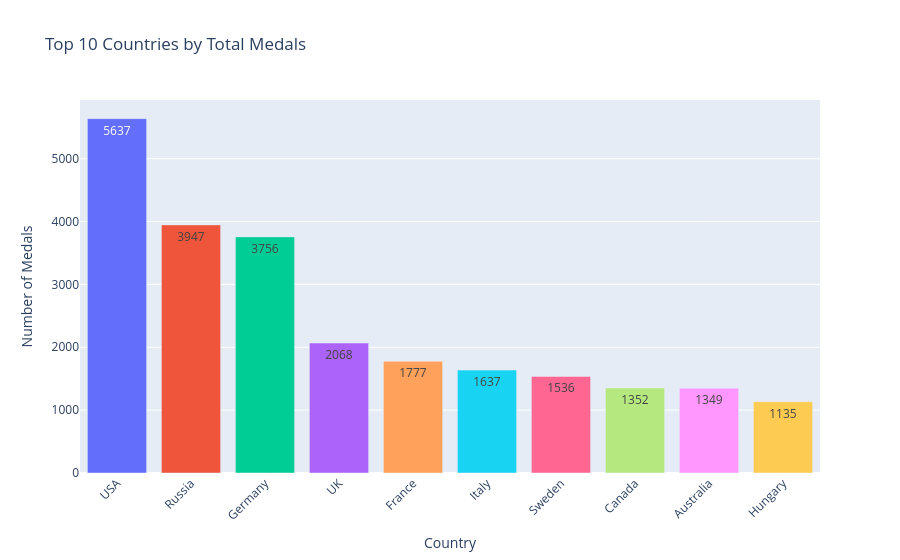

Notebook code for this chart:
### Markdown cell above
## Countries analysis

### Code cell
import plotly.express as px
# Get top 10 countries by total medals
top_countries =(medalists.groupby('region')  # group by full country name
    .size()                      # count medals
    .sort_values(ascending=False)
    .head(10)
    .reset_index(name='Medals'))

# Create interactive bar chart
fig = px.bar(
    top_countries,
    x='region',       # country names
    y='Medals',
    text='Medals',    # display numbers on top automatically
    color='region',   # each country has a different color
    title='Top 10 Countries by Total Medals'
)
# Update layout for better readability
fig.update_layout(
    xaxis_title='Country',
    yaxis_title='Number of Medals',
    xaxis_tickangle=-45,
    showlegend=False
)

### Figure 1 — Plotly figure (JSON) as saved in the notebook; plotly's stock layout.template omitted (floating-point values rounded to 4 significant figures)
{"data": [{"hovertemplate": "region=%{x}<br>Medals=%{text}<extra></extra>", "legendgroup": "USA", "marker": {"color": "#636efa", "pattern": {"shape": ""}}, "name": "USA", "orientation": "v", "showlegend": true, "text": [5637.0], "textposition": "auto", "type": "bar", "x": ["USA"], "xaxis": "x", "y": [5637], "yaxis": "y"}, {"hovertemplate": "region=%{x}<br>Medals=%{text}<extra></extra>", "legendgroup": "Russia", "marker": {"color": "#EF553B", "pattern": {"shape": ""}}, "name": "Russia", "orientation": "v", "showlegend": true, "text": [3947.0], "textposition": "auto", "type": "bar", "x": ["Russia"], "xaxis": "x", "y": [3947], "yaxis": "y"}, {"hovertemplate": "region=%{x}<br>Medals=%{text}<extra></extra>", "legendgroup": "Germany", "marker": {"color": "#00cc96", "pattern": {"shape": ""}}, "name": "Germany", "orientation": "v", "showlegend": true, "text": [3756.0], "textposition": "auto", "type": "bar", "x": ["Germany"], "xaxis": "x", "y": [3756], "yaxis": "y"}, {"hovertemplate": "region=%{x}<br>Medals=%{text}<extra></extra>", "legendgroup": "UK", "marker": {"color": "#ab63fa", "pattern": {"shape": ""}}, "name": "UK", "orientation": "v", "showlegend": true, "text": [2068.0], "textposition": "auto", "type": "bar", "x": ["UK"], "xaxis": "x", "y": [2068], "yaxis": "y"}, {"hovertemplate": "region=%{x}<br>Medals=%{text}<extra></extra>", "legendgroup": "France", "marker": {"color": "#FFA15A", "pattern": {"shape": ""}}, "name": "France", "orientation": "v", "showlegend": true, "text": [1777.0], "textposition": "auto", "type": "bar", "x": ["France"], "xaxis": "x", "y": [1777], "yaxis": "y"}, {"hovertemplate": "region=%{x}<br>Medals=%{text}<extra></extra>", "legendgroup": "Italy", "marker": {"color": "#19d3f3", "pattern": {"shape": ""}}, "name": "Italy", "orientation": "v", "showlegend": true, "text": [1637.0], "textposition": "auto", "type": "bar", "x": ["Italy"], "xaxis": "x", "y": [1637], "yaxis": "y"}, {"hovertemplate": "region=%{x}<br>Medals=%{text}<extra></extra>", "legendgroup": "Sweden", "marker": {"color": "#FF6692", "pattern": {"shape": ""}}, "name": "Sweden", "orientation": "v", "showlegend": true, "text": [1536.0], "textposition": "auto", "type": "bar", "x": ["Sweden"], "xaxis": "x", "y": [1536], "yaxis": "y"}, {"hovertemplate": "region=%{x}<br>Medals=%{text}<extra></extra>", "legendgroup": "Canada", "marker": {"color": "#B6E880", "pattern": {"shape": ""}}, "name": "Canada", "orientation": "v", "showlegend": true, "text": [1352.0], "textposition": "auto", "type": "bar", "x": ["Canada"], "xaxis": "x", "y": [1352], "yaxis": "y"}, {"hovertemplate": "region=%{x}<br>Medals=%{text}<extra></extra>", "legendgroup": "Australia", "marker": {"color": "#FF97FF", "pattern": {"shape": ""}}, "name": "Australia", "orientation": "v", "showlegend": true, "text": [1349.0], "textposition": "auto", "type": "bar", "x": ["Australia"], "xaxis": "x", "y": [1349], "yaxis": "y"}, {"hovertemplate": "region=%{x}<br>Medals=%{text}<extra></extra>", "legendgroup": "Hungary", "marker": {"color": "#FECB52", "pattern": {"shape": ""}}, "name": "Hungary", "orientation": "v", "showlegend": true, "text": [1135.0], "textposition": "auto", "type": "bar", "x": ["Hungary"], "xaxis": "x", "y": [1135], "yaxis": "y"}], "layout": {"barmode": "relative", "legend": {"title": {"text": "region"}, "tracegroupgap": 0}, "showlegend": false, "title": {"text": "Top 10 Countries by Total Medals"}, "xaxis": {"anchor": "y", "categoryarray": ["USA", "Russia", "Germany", "UK", "France", "Italy", "Sweden", "Canada", "Australia", "Hungary"], "categoryorder": "array", "domain": [0, 1], "tickangle": -45, "title": {"text": "Country"}}, "yaxis": {"anchor": "x", "domain": [0, 1], "title": {"text": "Number of Medals"}}}}
